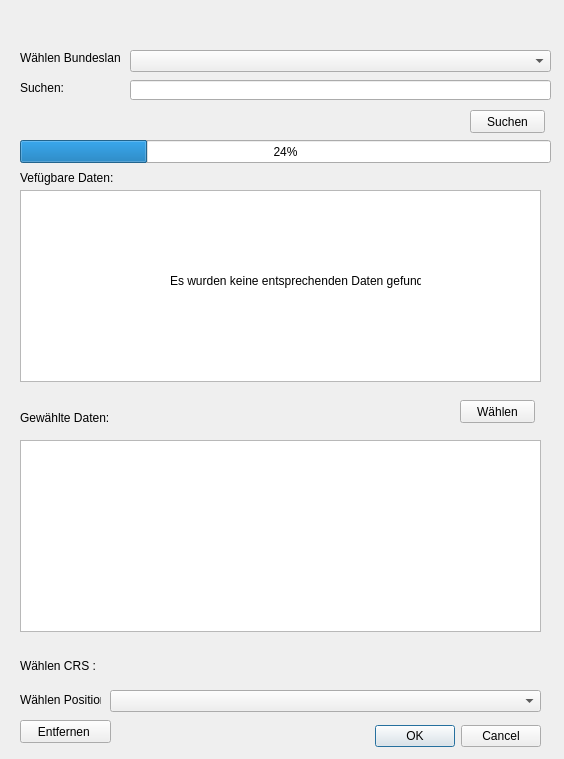
<?xml version="1.0" encoding="UTF-8"?>
<ui version="4.0">
 <class>GeodatabaseDialogBase</class>
 <widget class="QDialog" name="GeodatabaseDialogBase">
  <property name="geometry">
   <rect>
    <x>0</x>
    <y>0</y>
    <width>564</width>
    <height>759</height>
   </rect>
  </property>
  <property name="windowTitle">
   <string>Geodatabase</string>
  </property>
  <widget class="QDialogButtonBox" name="button_box">
   <property name="geometry">
    <rect>
     <x>200</x>
     <y>720</y>
     <width>341</width>
     <height>32</height>
    </rect>
   </property>
   <property name="orientation">
    <enum>Qt::Horizontal</enum>
   </property>
   <property name="standardButtons">
    <set>QDialogButtonBox::Cancel|QDialogButtonBox::Ok</set>
   </property>
  </widget>
  <widget class="QgsProjectionSelectionWidget" name="mQgsProjectionSelectionWidget">
   <property name="geometry">
    <rect>
     <x>110</x>
     <y>650</y>
     <width>431</width>
     <height>27</height>
    </rect>
   </property>
  </widget>
  <widget class="QComboBox" name="comboBox">
   <property name="geometry">
    <rect>
     <x>130</x>
     <y>50</y>
     <width>421</width>
     <height>22</height>
    </rect>
   </property>
  </widget>
  <widget class="QLabel" name="label">
   <property name="geometry">
    <rect>
     <x>20</x>
     <y>50</y>
     <width>101</width>
     <height>16</height>
    </rect>
   </property>
   <property name="text">
    <string>Wählen Bundesland:</string>
   </property>
  </widget>
  <widget class="QLabel" name="label_2">
   <property name="geometry">
    <rect>
     <x>20</x>
     <y>80</y>
     <width>101</width>
     <height>16</height>
    </rect>
   </property>
   <property name="text">
    <string>Suchen:</string>
   </property>
  </widget>
  <widget class="QLineEdit" name="lineEdit">
   <property name="geometry">
    <rect>
     <x>130</x>
     <y>80</y>
     <width>421</width>
     <height>20</height>
    </rect>
   </property>
  </widget>
  <widget class="QPushButton" name="pushButton">
   <property name="geometry">
    <rect>
     <x>470</x>
     <y>110</y>
     <width>75</width>
     <height>23</height>
    </rect>
   </property>
   <property name="text">
    <string>Suchen</string>
   </property>
  </widget>
  <widget class="QLabel" name="label_3">
   <property name="geometry">
    <rect>
     <x>20</x>
     <y>170</y>
     <width>521</width>
     <height>16</height>
    </rect>
   </property>
   <property name="text">
    <string>Vefügbare Daten:</string>
   </property>
  </widget>
  <widget class="QLabel" name="label_4">
   <property name="geometry">
    <rect>
     <x>20</x>
     <y>650</y>
     <width>101</width>
     <height>31</height>
    </rect>
   </property>
   <property name="text">
    <string>Wählen CRS :</string>
   </property>
  </widget>
  <widget class="QProgressBar" name="progressBar">
   <property name="geometry">
    <rect>
     <x>20</x>
     <y>140</y>
     <width>531</width>
     <height>23</height>
    </rect>
   </property>
   <property name="value">
    <number>24</number>
   </property>
  </widget>
  <widget class="QTableWidget" name="tableWidget">
   <property name="geometry">
    <rect>
     <x>20</x>
     <y>190</y>
     <width>521</width>
     <height>192</height>
    </rect>
   </property>
  </widget>
  <widget class="QLabel" name="label_5">
   <property name="geometry">
    <rect>
     <x>170</x>
     <y>260</y>
     <width>251</width>
     <height>41</height>
    </rect>
   </property>
   <property name="text">
    <string>Es wurden keine entsprechenden Daten gefunden.</string>
   </property>
  </widget>
  <widget class="QTableWidget" name="tableWidget_2">
   <property name="geometry">
    <rect>
     <x>20</x>
     <y>440</y>
     <width>521</width>
     <height>192</height>
    </rect>
   </property>
  </widget>
  <widget class="QPushButton" name="pushButton_2">
   <property name="geometry">
    <rect>
     <x>460</x>
     <y>400</y>
     <width>75</width>
     <height>23</height>
    </rect>
   </property>
   <property name="text">
    <string>Wählen</string>
   </property>
  </widget>
  <widget class="QPushButton" name="pushButton_3">
   <property name="geometry">
    <rect>
     <x>20</x>
     <y>720</y>
     <width>91</width>
     <height>23</height>
    </rect>
   </property>
   <property name="text">
    <string>Entfernen </string>
   </property>
  </widget>
  <widget class="QLabel" name="label_6">
   <property name="geometry">
    <rect>
     <x>20</x>
     <y>410</y>
     <width>431</width>
     <height>16</height>
    </rect>
   </property>
   <property name="text">
    <string>Gewählte Daten:</string>
   </property>
  </widget>
  <widget class="QLabel" name="label_7">
   <property name="geometry">
    <rect>
     <x>20</x>
     <y>690</y>
     <width>81</width>
     <height>20</height>
    </rect>
   </property>
   <property name="text">
    <string>Wählen Position:</string>
   </property>
  </widget>
  <widget class="QComboBox" name="comboBox_2">
   <property name="geometry">
    <rect>
     <x>110</x>
     <y>690</y>
     <width>431</width>
     <height>22</height>
    </rect>
   </property>
  </widget>
 </widget>
 <customwidgets>
  <customwidget>
   <class>QgsProjectionSelectionWidget</class>
   <extends>QWidget</extends>
   <header>qgsprojectionselectionwidget.h</header>
  </customwidget>
 </customwidgets>
 <resources/>
 <connections>
  <connection>
   <sender>button_box</sender>
   <signal>accepted()</signal>
   <receiver>GeodatabaseDialogBase</receiver>
   <slot>accept()</slot>
   <hints>
    <hint type="sourcelabel">
     <x>20</x>
     <y>20</y>
    </hint>
    <hint type="destinationlabel">
     <x>20</x>
     <y>20</y>
    </hint>
   </hints>
  </connection>
  <connection>
   <sender>button_box</sender>
   <signal>rejected()</signal>
   <receiver>GeodatabaseDialogBase</receiver>
   <slot>reject()</slot>
   <hints>
    <hint type="sourcelabel">
     <x>20</x>
     <y>20</y>
    </hint>
    <hint type="destinationlabel">
     <x>20</x>
     <y>20</y>
    </hint>
   </hints>
  </connection>
 </connections>
</ui>
